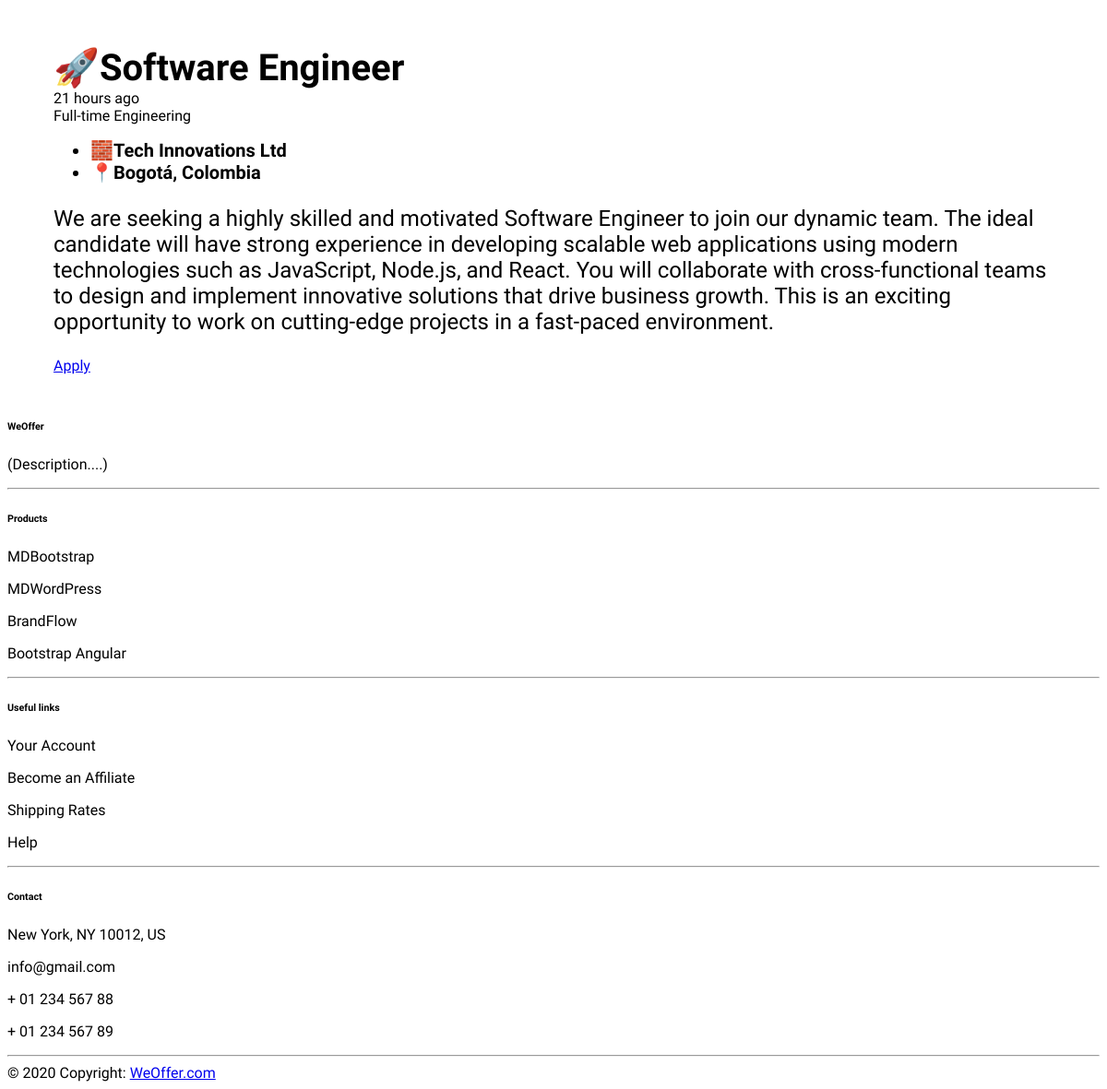
Screenshot of /jobdetails/index.php?id=1 with the database file from the repository.
### tables this page shows
CREATE TABLE `jobs` (
  `id_job` int(11) NOT NULL,
  `position` varchar(50) NOT NULL,
  `description` varchar(1000) NOT NULL,
  `entreprise` varchar(100) NOT NULL,
  `location` varchar(100) NOT NULL,
  `employment_type` varchar(50) NOT NULL,
  `created_at` datetime NOT NULL DEFAULT current_timestamp(),
  `category` varchar(50) NOT NULL,
  `id_recruiter` int(11) NOT NULL
);

### jobdetails/index.php (the view, shortened to what this page needs)
<!DOCTYPE html>
<html lang="en">
<head>
    <link rel="stylesheet" href="style.css">
</head>
<body>
    <?php
    include_once 'job.php'
    ?>
    <main class=" container d-flew flex-row justify-content-evenly ">
      <div class="card w3-theme-l5 ">
        <div class="card-body d-flex flex-column">
          <div class="card-title" ><?php echo("🚀".$job["position"] )?></div>
          <span class="text-muted font-italic "><?php calculate_time($job["created_at"])?></span>
          <div class="tags mb-2 mt-1">
              <span class="badge bg-secondary"><?php echo $job["employment_type"] ?></span>
              <span class="badge bg-primary"><?php echo $job["category"] ?></span>
          </div>
          <ul class="list-group list-group-flush ">
            <li class="list-group-item w3-theme-l5"><?php echo("🧱".$job["entreprise"] )?></li>
            <li class="list-group-item w3-theme-l5"><?php echo("📍".$job["location"] )?></li>
          </ul>
          <p class="card-text"><?php echo($job["description"] )?></p>
          <a href="<?php echo( isset($_SESSION) ? "../application/index.php" : "../login/index.php" ); ?>" class="btn btn-primary w3-theme-d4 align-self-end mt-auto">Apply</a>
    </main>
    <?php include_once '../homePage/view/footer.php';?>
</body>
</html>

### jobdetails/job.php (shortened to what this page needs)
<?php
if ($_SERVER["REQUEST_METHOD"] === "GET") {
    try {
        $pdo = connectDB::getInstance();
        if(isset($_GET['id'])) {
            $id_job = $_GET["id"];
            $query = "SELECT * FROM jobs WHERE id_job =:id";
            $statement = $pdo->prepare($query);
            $statement->bindParam(":id",$id_job);
            $statement->execute();
            $job = $statement->fetch(PDO::FETCH_ASSOC);
        }
    } catch (PDOException $e) {
        die("Query failed: " . $e->getMessage());
    }
}else{
    header("Location:../homePage/index.php");
    die();
}
function calculate_time($created)
    {
            $timeDifference = time() - strtotime($created);
            $hoursAgo = floor($timeDifference / (60 * 60));
            $daysAgo = floor($timeDifference / (24 * 60 * 60));
            $monthsAgo = floor($daysAgo / 30);
            if ($monthsAgo == 1) {
                echo "1 month ago";
            }elseif ($monthsAgo > 1) {
                echo "$monthsAgo months ago";
            }elseif ($daysAgo == 1) {
                echo "1 day ago";
            }elseif ($daysAgo > 1) {
                echo "$daysAgo days ago";
            }elseif ($hoursAgo==1){
                echo "1 hour ago";
            }
            else {
                echo "$hoursAgo hours ago";
            }
    }

### homePage/view/footer.php (shortened to what this page needs)
<footer class="text-center text-lg-start text-white w3-theme-d4" >
  <div class="container p-4 pb-0">
    <section class="">
      <div class="row">
        <div class="col-md-3 col-lg-3 col-xl-3 mx-auto mt-3">
          <h6 class="text-uppercase mb-4 font-weight-bold">
            WeOffer
          </h6>
          <p>(Description....)</p>
        </div>
        <hr class="w-100 clearfix d-md-none" />
        <div class="col-md-2 col-lg-2 col-xl-2 mx-auto mt-3">
          <h6 class="text-uppercase mb-4 font-weight-bold">Products</h6>
          <p><a class="text-white">MDBootstrap</a></p>
          <p><a class="text-white">MDWordPress</a></p>
          <p><a class="text-white">BrandFlow</a></p>
          <p> <a class="text-white">Bootstrap Angular</a></p>
        </div>
        <hr class="w-100 clearfix d-md-none" />
        <div class="col-md-3 col-lg-2 col-xl-2 mx-auto mt-3">
          <h6 class="text-uppercase mb-4 font-weight-bold"> Useful links </h6>
          <p><a class="text-white">Your Account</a> </p>
          <p> <a class="text-white">Become an Affiliate</a></p>
          <p><a class="text-white">Shipping Rates</a></p>
          <p><a class="text-white">Help</a> </p>
        </div>
        <hr class="w-100 clearfix d-md-none" />
        <div class="col-md-4 col-lg-3 col-xl-3 mx-auto mt-3">
          <h6 class="text-uppercase mb-4 font-weight-bold">Contact</h6>
          <p><i class="fas fa-home mr-3"></i> New York, NY 10012, US</p>
          <p><i class="fas fa-envelope mr-3"></i> info@gmail.com</p>
          <p><i class="fas fa-phone mr-3"></i> + 01 234 567 88</p>
          <p><i class="fas fa-print mr-3"></i> + 01 234 567 89</p>
        </div>
      </div>
    </section>
    <hr class="my-3">
    <section class="p-3 pt-0">
      <div class="row d-flex align-items-center">
        <div class="col-md-7 col-lg-8 text-center text-md-start">
          <div class="p-3">
            © 2020 Copyright:
            <a class="text-white" href="https://mdbootstrap.com/">WeOffer.com</a >
          </div>
        </div>
      </div>
    </section>
  </div>
</footer>

### jobdetails/style.css (style rules this page uses)
:root { --f:"Agbalumo",sans-serif; }
html { font-family:var(--f); scroll-behavior: smooth; }
.card { margin:50px; }
.card-title { font-size:2.5rem; font-weight:bold; }
.card-text { font-size:1.5rem; }
.list-group-item { font-size:1.25rem; font-weight:bold; }

### rows the page displays
jobs: position "Software Engineer", employment_type "Full-time", category "Engineering", entreprise "Tech Innovations Ltd", location "Bogotá, Colombia", description "We are seeking a highly skilled and motivated Software Engineer to join our dynamic team. The ideal candidate will have strong experience in developing scalable web applications using modern technologies such as JavaScript, Node.js, and React. You will collaborate with cross-functional teams to design and implement innovative solutions that drive business growth. This is an exciting opportunity to work on cutting-edge projects in a fast-paced environment."
